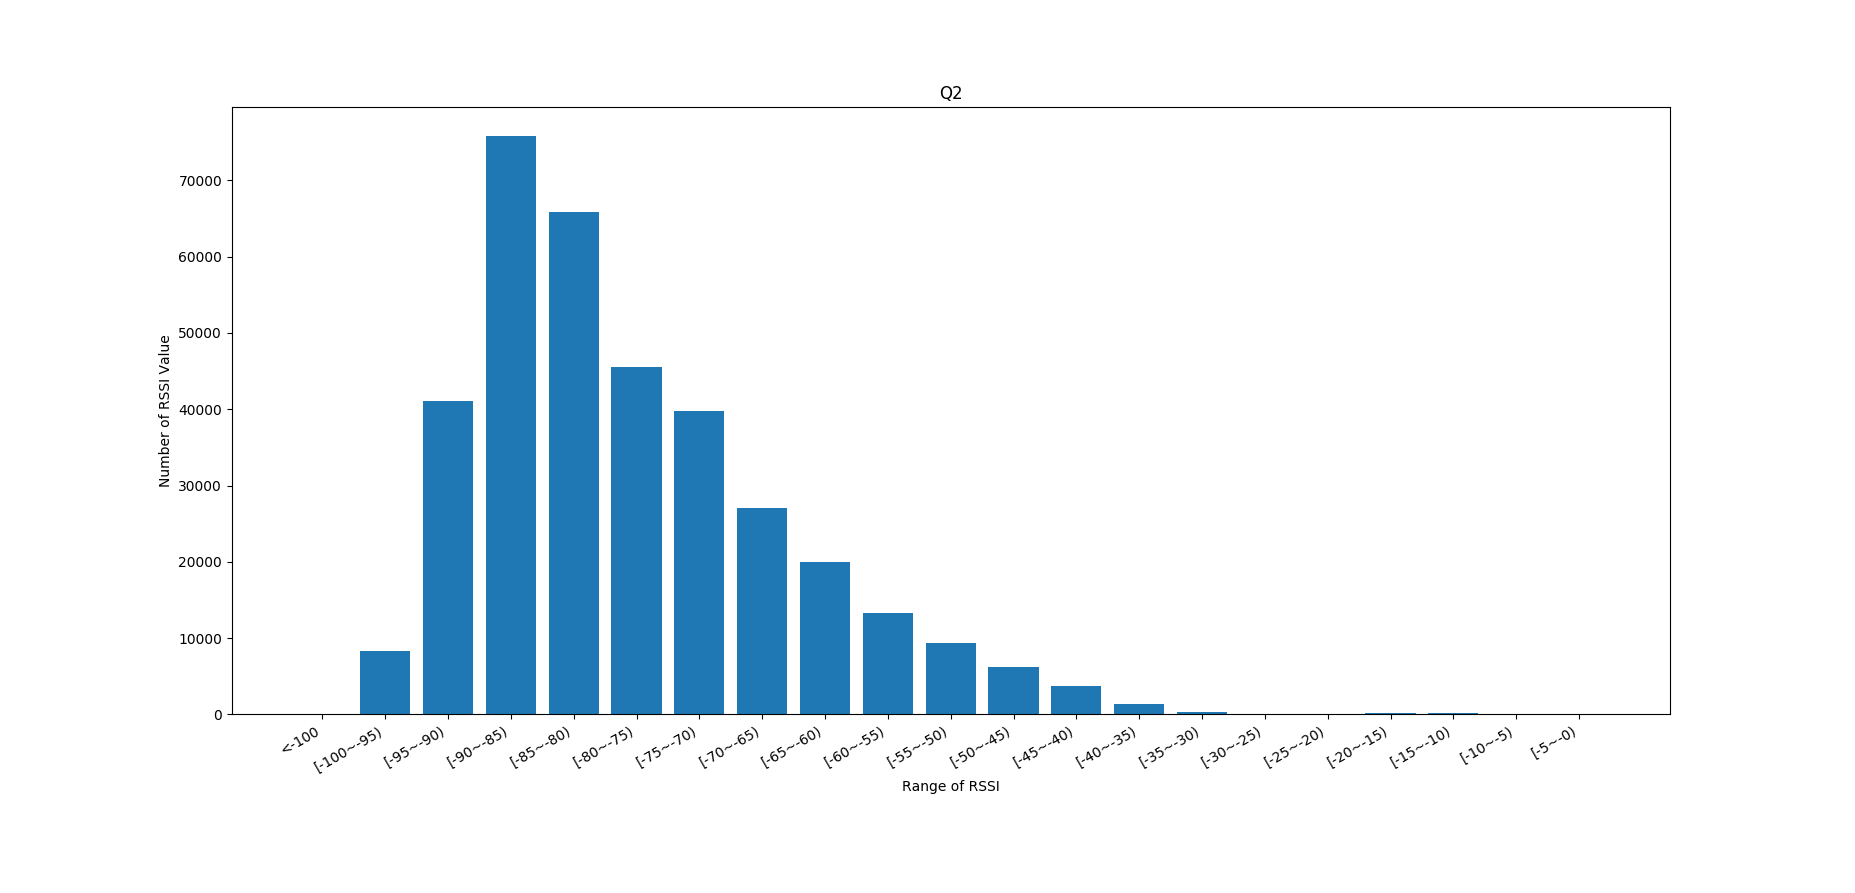

Recreate this plot in Python.
import csv
import matplotlib.pyplot as plt

x = ['<-100','[-100~-95)','[-95~-90)','[-90~-85)','[-85~-80)','[-80~-75)','[-75~-70)','[-70~-65)','[-65~-60)','[-60~-55)','[-55~-50)','[-50~-45)','[-45~-40)','[-40~-35)','[-35~-30)','[-30~-25)','[-25~-20)','[-20~-15)','[-15~-10)','[-10~-5)','[-5~-0)']
y = []

for index in range(21) :
    y.append(0)

with open('TrainingData_new.csv',newline='') as csvfile:
    rows = csv.reader(csvfile)
    next(rows,None)
    for row in rows :
        for num in row[:520] :
            if num!='0' :
                y[21-(int((-int(num))/5) + (((-int(num))%5)!=0))]+=1

fig,ax=plt.subplots(figsize=(20,10))
ax=plt.bar(x,y,width=0.8)
plt.title("Q2")
plt.xlabel("Range of RSSI")
plt.ylabel("Number of RSSI Value")
fig.autofmt_xdate()
plt.show()
